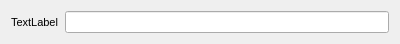
<?xml version="1.0" encoding="UTF-8"?>
<ui version="4.0">
 <class>Form</class>
 <widget class="QWidget" name="Form">
  <property name="geometry">
   <rect>
    <x>0</x>
    <y>0</y>
    <width>400</width>
    <height>43</height>
   </rect>
  </property>
  <property name="windowTitle">
   <string>Form</string>
  </property>
  <layout class="QHBoxLayout" name="horizontalLayout">
   <item>
    <widget class="QLabel" name="label">
     <property name="font">
      <font>
       <pointsize>8</pointsize>
      </font>
     </property>
     <property name="text">
      <string>TextLabel</string>
     </property>
    </widget>
   </item>
   <item>
    <widget class="QLineEdit" name="line_edit">
     <property name="font">
      <font>
       <pointsize>8</pointsize>
      </font>
     </property>
     <property name="readOnly">
      <bool>true</bool>
     </property>
    </widget>
   </item>
  </layout>
 </widget>
 <resources/>
 <connections/>
</ui>
